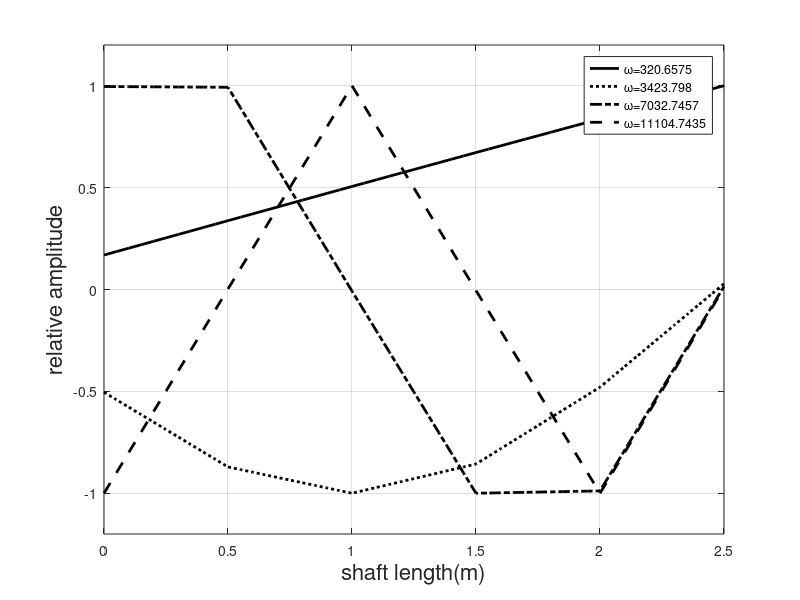

Write MATLAB code to recreate this figure.
clearvars
clc

rho=7800; % density 7800 kg/m^3
G = 0.8e11; % in N/m^2

d = 0.03;   % diameters of shafts in m

    nele = 6;       % no. of elements
    connect = [1 1 2;   %% First Column is element number
               2 2 3
               3 3 4
               4 4 5
               5 5 6
               6 6 7];    % Second & Third Column are Nodes (in sequence)
               
           
     coord = [1 0;       % first column node second column x coodinate
              2 0.5;
              3 1.0
              4 1.5
              5 2.0
              6 2.5
              7 3.0];
         
     Ip=0.02;     % mass of disc at each node

bc = 3;         %1: free-free ; 2:fixed-fixed ; 3:fixed-free ; 4:free-fixed

M = zeros(nele+1,nele+1);   %initializing global mass and stiffness matrix
K = zeros(nele+1,nele+1);

for i = 1:nele              %loop for finding elemental mass &
    nd1 = connect(i,2);     %stiffness matrix and assembly
    nd2 = connect(i,3);
    x1 = coord(nd1,2);
    x2 = coord(nd2,2);
     l = x2-x1;
    J = (pi*d^4)/32;
    kele(:,:,i) = G*J/l*[1 -1;-1 1];
     if(i<nele)
        mele(:,:,i) =(rho*J*l/6)*[2 1; 1 2];      %disc is included only in right side
     else
        mele(:,:,i) =[0 0;0 Ip]+(rho*J*l/6)*[2 1; 1 2];
     end
     
     %assembly
    vec = [nd1 , nd2];  %global dof vector for assembly
    for ii = 1:2
        for jj = 1:2
            K(vec(ii),vec(jj)) =K(vec(ii),vec(jj))+kele(ii,jj,i);
            M(vec(ii),vec(jj)) =M(vec(ii),vec(jj))+mele(ii,jj,i);
        end
    end
end

% imposing boundary condition

if(bc==1)       %free-free
    Kred = K;
    Mred = M;
elseif(bc==2)      %fixed-fixed
    Kred = K(2:nele,2:nele);
    Mred = M(2:nele,2:nele);
elseif(bc==3)       %fixed-free
    Kred = K(2:nele+1,2:nele+1);
    Mred = M(2:nele+1,2:nele+1);
else                %free-fixed
    Kred = K(1:nele,1:nele);
    Mred = M(1:nele,1:nele);
end
D = Mred\Kred;
[eig_vec,eig_val] = eig(D);

for i=1:nele
    wnf(i) = sqrt(eig_val(i,i));      %critical speed
    mode(:,i) = eig_vec(:,i)/max(abs(eig_vec(:,i)));   %normalised eigen vector
end

for p=1:length(wnf)-1
  for i =1:length(wnf)-1      %arranging in asceending order
    if wnf(i)>wnf(i+1)
        temp_wnf = wnf(i);
        wnf(i) = wnf(i+1);
        wnf(i+1) = temp_wnf;
        temp_mode(:,1) = mode(:,i);
        mode(:,i) = mode(:,i+1);
        mode(:,i+1) = temp_mode(:,1);
    end
  end
end
%post processing

disp('Solution is printed to a text file "Exercise7.8_output_FEM.txt"');
disp('mode shape is saved as "Mode_shape_Exercise7.8_FEM.fig"');
fid = fopen('Output_Exercise7.8_FEM.txt','w');
fprintf(fid,'Finite Element method\n\n');
if rho==0
    fprintf(fid,'shaft with multiple disc \n Neglecting shaft mass\n\n\n');
else
    fprintf(fid,'shaft with multiple disc \n Considering shaft mass\n\n\n');
end    
fprintf(fid,'Number of elements = %d\n',nele);
fprintf(fid,'Density of Shaft = %d\n',rho);

if(nele <= 6)
for i=1:nele
    fprintf(fid,'Element-%d\n',i);
    fprintf(fid,'----------\n\n');
    fprintf(fid,'Mass Matrix [M]%d\n',i);
    for ii = 1:2
        for jj=1:2
            fprintf(fid,'%.2f\t',mele(ii,jj,i));
        end
        fprintf(fid,'\n');
    end
    fprintf(fid,'\n');
    fprintf(fid,'Stiffness matrix [K]%d\n',i);
    for ii = 1:2
        for jj=1:2
            fprintf(fid,'%.2f\t',kele(ii,jj,i));
        end
        fprintf(fid,'\n');
    end
    fprintf(fid,'\n');
end


fprintf(fid,'Global Mass matrix \n');
for i=1:nele+1
    for j= 1:nele+1
        fprintf(fid,'%.4f \t',M(i,j));
    end
    fprintf(fid,'\n');
end

fprintf(fid,'\n');
fprintf(fid,'Global Stiffness matrix \n');
for i=1:nele+1
    for j= 1:nele+1
        fprintf(fid,'%1.2e \t',K(i,j));
    end
    fprintf(fid,'\n');
end
fprintf(fid,'\n');
if(bc==1)
    fprintf(fid, '"Free-Free" Boundary condition\n');
elseif(bc==2)      
   fprintf(fid, 'Fixed-Fixed Boundary condition\n');
elseif(bc==3)      
   fprintf(fid, 'Fixed-Free Boundary condition\n');
else                
    fprintf(fid, 'Free-Fixed Boundary condition\n');
end
fprintf(fid,'\n');
fprintf(fid,'Natural frequencies:\n');
fprintf(fid,'%.3f \n',wnf);
fprintf(fid,'\n');
fprintf(fid,'Eigen vector matrix \n');
for i=1:length(wnf)
    for j= 1:length(wnf)
        fprintf(fid,'%.4f \t',eig_vec(i,j));
    end
    fprintf(fid,'\n');
end

fprintf(fid,'\n');
fprintf(fid,'Normalised eigen vector matrix \n');
for i=1:length(wnf)
    for j= 1:length(wnf)
        fprintf(fid,'%.4f \t',mode(i,j));
    end
    fprintf(fid,'\n');
end

fclose(fid);
end


for i = 1:length(wnf)
    phi_z=[];
    x_z = [];
    for j = 1:nele-1
        nd1 = connect(j,2);  
        nd2 = connect(j,3);
        x1 = coord(nd1,2);
        x2 = coord(nd2,2);
        l = x2-x1;
        x = x1:l/10:x2;     %deviding each element into small element for smooth mode shape
        phi1 = mode(j,i);
        phi2 = mode(j+1,i);
        for k=1:length(x)
            z = x(k)-x1;
            N1 = 1-(z/l);
            N2 = z/l;
            phi(k)=[N1 N2]*[phi1; phi2];
        end
        phi_z = [phi_z,phi];
        x_z =[x_z,x];
    end
       
    mode_1(:,i)=phi_z; % /max(abs(phi_z));  % normalised
end

h = figure(1);
set(gcf, 'Position', get(0,'Screensize'));

if(size(mode_1,2) < 4)
    nmode=size(mode_1,2);
else
    nmode=4;
end


for i = 1: nmode %length(wnf)
    if(i ==1)
        plot(x_z,mode_1(:,i), '-k', 'LineWidth', 2, 'DisplayName',['\omega=',num2str(wnf(i))]);
    elseif (i ==2)
         plot(x_z,mode_1(:,i), ':k', 'LineWidth', 2, 'DisplayName',['\omega=',num2str(wnf(i))]);
    elseif (i ==3)
         plot(x_z,mode_1(:,i),'-.k', 'LineWidth', 2, 'DisplayName',['\omega=',num2str(wnf(i))]);
    elseif (i ==4)
         plot(x_z,mode_1(:,i), '--k', 'LineWidth', 2, 'DisplayName',['\omega=',num2str(wnf(i))]);
    else
         plot(x_z,mode_1(:,i), 'DisplayName',['\omega=',num2str(wnf(i))]);
    end
         
    %hold on;
    %plot(x_z,mode_1(:,i),'Displayname',['\omega=',num2str(wnf(i))]);
    hold on;
end
grid on;
xlabel('shaft length(m)','fontsize',16);
ylabel('relative amplitude','fontsize',16);
%title('Mode shape','fontsize',20);
ylim([-1.2 1.2]);
legend('show');
saveas(h,'Exercise7.8_mode_shape_FEM','png');
%----------------------------------------------------------------------
